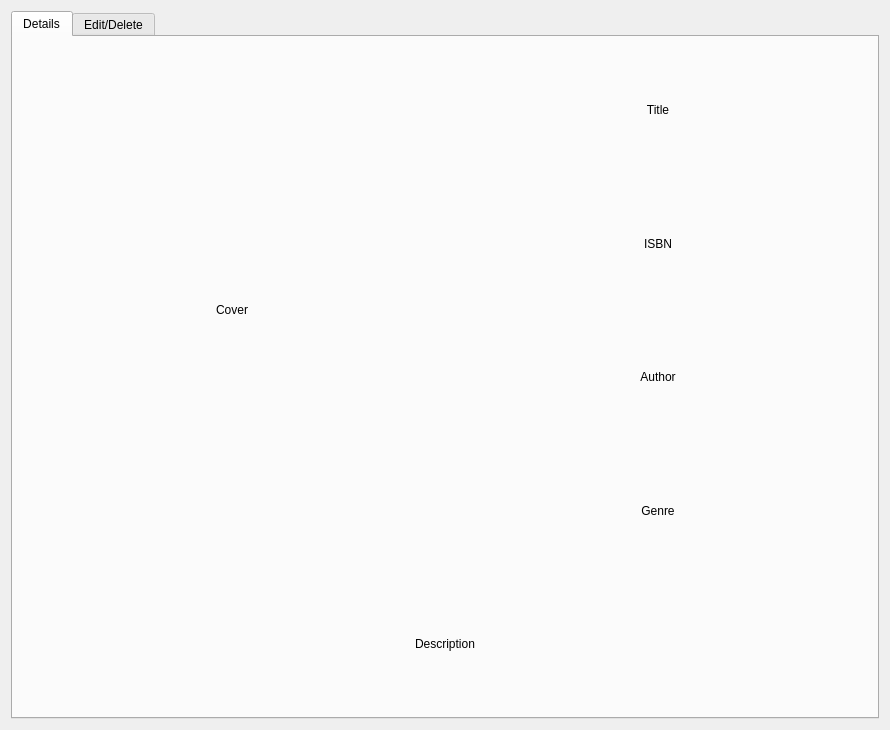
<?xml version="1.0" encoding="UTF-8"?>
<ui version="4.0">
 <class>book_window</class>
 <widget class="QWidget" name="book_window">
  <property name="geometry">
   <rect>
    <x>0</x>
    <y>0</y>
    <width>890</width>
    <height>730</height>
   </rect>
  </property>
  <property name="windowTitle">
   <string>Form</string>
  </property>
  <layout class="QVBoxLayout" name="verticalLayout">
   <item>
    <widget class="QTabWidget" name="tabWidget">
     <property name="currentIndex">
      <number>0</number>
     </property>
     <widget class="QWidget" name="tab">
      <attribute name="title">
       <string>Details</string>
      </attribute>
      <layout class="QGridLayout" name="gridLayout">
       <item row="1" column="1">
        <widget class="QLabel" name="bookIsbn_label">
         <property name="text">
          <string>ISBN</string>
         </property>
         <property name="alignment">
          <set>Qt::AlignCenter</set>
         </property>
        </widget>
       </item>
       <item row="3" column="1">
        <widget class="QLabel" name="bookGenre_label">
         <property name="text">
          <string>Genre</string>
         </property>
         <property name="alignment">
          <set>Qt::AlignCenter</set>
         </property>
        </widget>
       </item>
       <item row="4" column="0" colspan="2">
        <widget class="QLabel" name="bookDescription_label">
         <property name="text">
          <string>Description</string>
         </property>
         <property name="alignment">
          <set>Qt::AlignCenter</set>
         </property>
        </widget>
       </item>
       <item row="0" column="1">
        <widget class="QLabel" name="bookTitle_label">
         <property name="text">
          <string>Title</string>
         </property>
         <property name="alignment">
          <set>Qt::AlignCenter</set>
         </property>
        </widget>
       </item>
       <item row="2" column="1">
        <widget class="QLabel" name="bookAuthor_label">
         <property name="text">
          <string>Author</string>
         </property>
         <property name="alignment">
          <set>Qt::AlignCenter</set>
         </property>
         <property name="textInteractionFlags">
          <set>Qt::LinksAccessibleByMouse</set>
         </property>
        </widget>
       </item>
       <item row="0" column="0" rowspan="4">
        <widget class="QLabel" name="bookCover_label">
         <property name="text">
          <string>Cover</string>
         </property>
         <property name="alignment">
          <set>Qt::AlignCenter</set>
         </property>
        </widget>
       </item>
      </layout>
     </widget>
     <widget class="QWidget" name="tab_2">
      <attribute name="title">
       <string>Edit/Delete</string>
      </attribute>
      <layout class="QFormLayout" name="formLayout">
       <item row="0" column="0" colspan="2">
        <widget class="QLabel" name="editBook_label">
         <property name="text">
          <string>Edit book</string>
         </property>
         <property name="alignment">
          <set>Qt::AlignCenter</set>
         </property>
        </widget>
       </item>
       <item row="1" column="0" colspan="2">
        <spacer name="verticalSpacer">
         <property name="orientation">
          <enum>Qt::Vertical</enum>
         </property>
         <property name="sizeType">
          <enum>QSizePolicy::Preferred</enum>
         </property>
         <property name="sizeHint" stdset="0">
          <size>
           <width>20</width>
           <height>40</height>
          </size>
         </property>
        </spacer>
       </item>
       <item row="2" column="0">
        <widget class="QLabel" name="bookTitle_label_2">
         <property name="text">
          <string>Title:</string>
         </property>
        </widget>
       </item>
       <item row="2" column="1">
        <widget class="QLineEdit" name="bookTitle_lineEdit"/>
       </item>
       <item row="3" column="0">
        <widget class="QLabel" name="bookIsbn_label_2">
         <property name="text">
          <string>ISBN:</string>
         </property>
        </widget>
       </item>
       <item row="3" column="1">
        <widget class="QLineEdit" name="bookIsbn_lineEdit"/>
       </item>
       <item row="5" column="0">
        <widget class="QLabel" name="bookAuthor_label_2">
         <property name="text">
          <string>Author:</string>
         </property>
        </widget>
       </item>
       <item row="5" column="1">
        <widget class="QComboBox" name="bookAuthor_comboBox"/>
       </item>
       <item row="6" column="0">
        <widget class="QLabel" name="bookGenre_label_2">
         <property name="text">
          <string>Genre:</string>
         </property>
        </widget>
       </item>
       <item row="6" column="1">
        <widget class="QComboBox" name="bookGenre_comboBox"/>
       </item>
       <item row="9" column="0">
        <widget class="QLabel" name="bookCover_label_2">
         <property name="text">
          <string>Cover:</string>
         </property>
        </widget>
       </item>
       <item row="11" column="1">
        <widget class="QPushButton" name="bookPreview_button">
         <property name="text">
          <string>Preview</string>
         </property>
        </widget>
       </item>
       <item row="12" column="0">
        <widget class="QLabel" name="bookDescription_label_2">
         <property name="text">
          <string>Description:</string>
         </property>
        </widget>
       </item>
       <item row="12" column="1">
        <widget class="QPlainTextEdit" name="bookDescription_plainTextEdit"/>
       </item>
       <item row="14" column="0" colspan="2">
        <spacer name="verticalSpacer_2">
         <property name="orientation">
          <enum>Qt::Vertical</enum>
         </property>
         <property name="sizeType">
          <enum>QSizePolicy::Preferred</enum>
         </property>
         <property name="sizeHint" stdset="0">
          <size>
           <width>20</width>
           <height>40</height>
          </size>
         </property>
        </spacer>
       </item>
       <item row="15" column="1">
        <widget class="QPushButton" name="editBook_button">
         <property name="text">
          <string>Edit book</string>
         </property>
        </widget>
       </item>
       <item row="16" column="1">
        <widget class="QPushButton" name="deleteBook_button">
         <property name="text">
          <string>Delete book</string>
         </property>
        </widget>
       </item>
       <item row="9" column="1">
        <layout class="QHBoxLayout" name="horizontalLayout">
         <item>
          <widget class="QPushButton" name="uploadCover_button">
           <property name="text">
            <string>...</string>
           </property>
          </widget>
         </item>
         <item>
          <widget class="QLabel" name="bookCoverPath_label">
           <property name="text">
            <string/>
           </property>
          </widget>
         </item>
        </layout>
       </item>
       <item row="4" column="0">
        <widget class="QLabel" name="bookPages_label">
         <property name="text">
          <string>Pages:</string>
         </property>
        </widget>
       </item>
       <item row="4" column="1">
        <widget class="QLineEdit" name="bookPages_lineEdit"/>
       </item>
       <item row="13" column="0">
        <widget class="QLabel" name="bookStatus_label">
         <property name="text">
          <string>Status:</string>
         </property>
        </widget>
       </item>
       <item row="13" column="1">
        <widget class="QComboBox" name="bookStatus_comboBox"/>
       </item>
      </layout>
     </widget>
    </widget>
   </item>
  </layout>
 </widget>
 <resources/>
 <connections/>
</ui>
